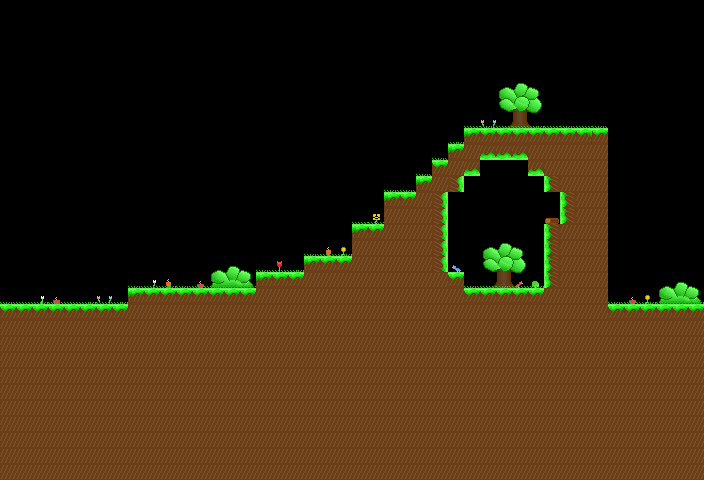

Rendered tile map (Tiled .tmx) drawn with the repository's tilesets; below, a short description and the map source with its tile grids summarised:
An orthogonal 44x30 tile map with 16x16 px tiles, 3 tile layers (dirt, back, grass) and 6 objects.

<map version="1.0" tiledversion="2018.04.18" orientation="orthogonal" renderorder="right-down" width="44" height="30" tilewidth="16" tileheight="16" infinite="0" nextobjectid="9">
 <tileset firstgid="1" source="../world.tsx" />
 <layer name="dirt" width="44" height="30">
  <properties>
   <property name="z" value="-1" />
  </properties>
  <data>[1320 cells, 621 non-empty, 13 distinct tile ids]</data>
 </layer>
 <layer name="back" width="44" height="30">
  <properties>
   <property name="z" value="-1" />
  </properties>
  <data>[1320 cells, 38 non-empty, 26 distinct tile ids]</data>
 </layer>
 <layer name="grass" width="44" height="30">
  <properties>
   <property name="z" value="1" />
  </properties>
  <data>[1320 cells, 52 non-empty, 6 distinct tile ids]</data>
 </layer>
 <objectgroup name="Collidables">
  <object id="8" x="7" y="303">
   <polygon points="0,0 -7,1 -7,177 697,177 697,1 601,1 601,-175 457,-175 457,-159 441,-159 441,-143 425,-143 425,-127 409,-127 409,-111 377,-111 377,-79 361,-79 345,-79 345,-63 345,-47 297,-47 297,-31 249,-31 249,-15 121,-15 121,1" />
  </object>
 </objectgroup>
 <objectgroup name="Enemies" />
 <objectgroup name="Events">
  <object id="1" x="240" y="0" width="16" height="288">
   <properties>
    <property name="type" value="camera" />
    <property name="x" value="auto" />
    <property name="y" value="player" />
   </properties>
  </object>
  <object id="2" x="112" y="0" width="16" height="304.5">
   <properties>
    <property name="data" value="1.5" />
    <property name="type" value="zoom" />
   </properties>
  </object>
  <object id="3" x="688" y="0" width="16" height="304">
   <properties>
    <property name="type" value="camera" />
    <property name="x" value="auto" />
    <property name="y" value="auto" />
   </properties>
  </object>
  <object id="4" x="688" y="0" width="16" height="304">
   <properties>
    <property name="data" value="1" />
    <property name="type" value="zoom" />
   </properties>
  </object>
  <object id="5" x="688" y="0" width="16" height="304">
   <properties>
    <property name="type" value="loadnext" />
   </properties>
  </object>
 </objectgroup>
</map>
